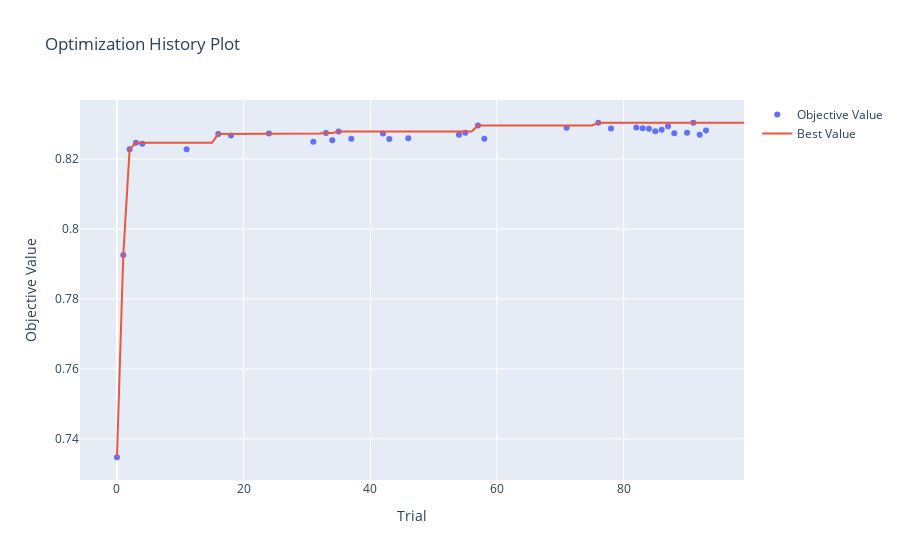
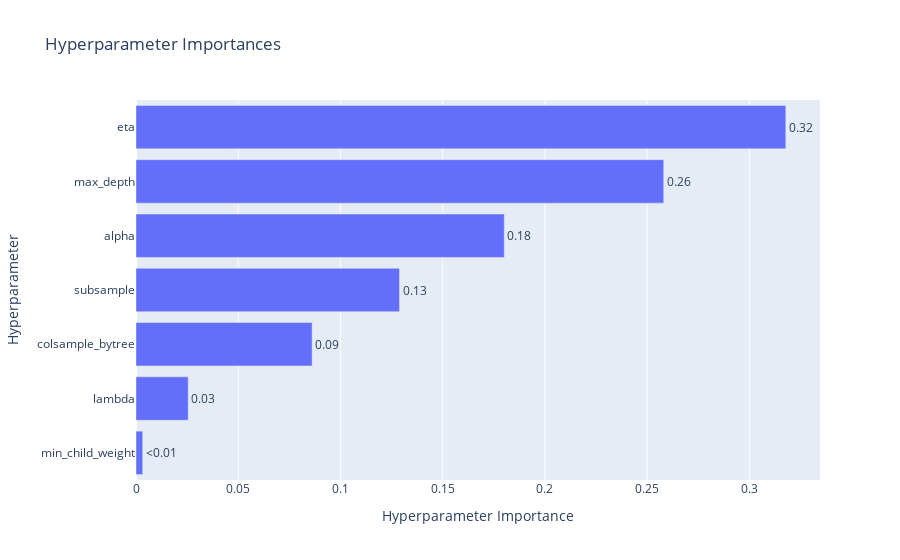
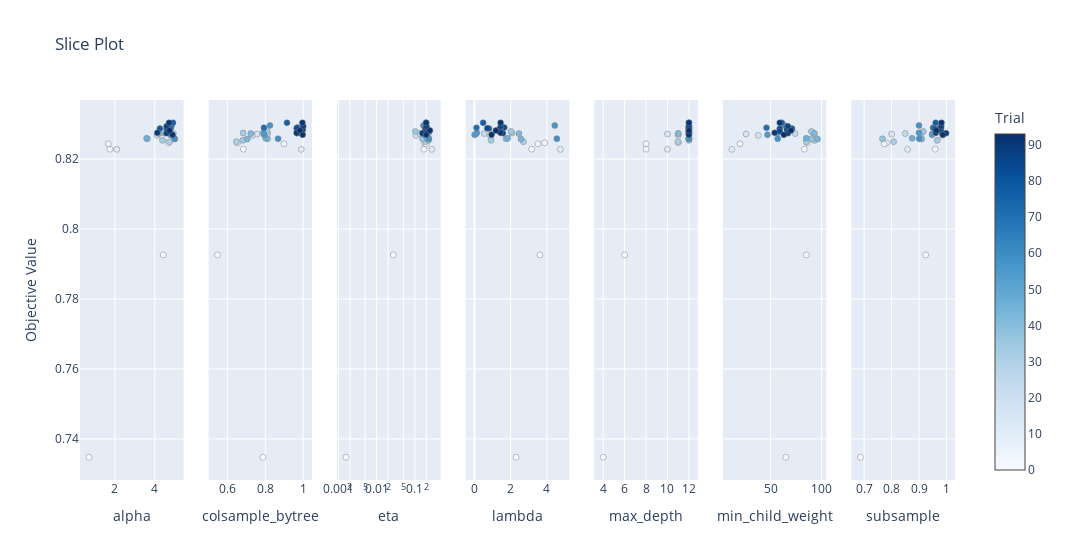

Notebook code cell kept with these figures, in order:
### Code cell
# 1. Best trial summary
best = xgb_study1.best_trial
print(f"✅ Best AUC: {best.value:.6f}")
print("✅ Best Parameters:")
for k, v in best.params.items():
    print(f"  {k}: {v}")

# 2. Trial counts
completed = sum(t.state == optuna.trial.TrialState.COMPLETE for t in xgb_study1.trials)
pruned = sum(t.state == optuna.trial.TrialState.PRUNED for t in xgb_study1.trials)
print(f"\nTrials Completed: {completed}")
print(f"🪓 Trials Pruned:    {pruned}")
print(f"🧮 Total Trials:     {len(xgb_study1.trials)}")

# 3. Optimization history (interactive)
vis.plot_optimization_history(xgb_study1).show()

# 4. Parameter importances (interactive)
vis.plot_param_importances(xgb_study1).show()

vis.plot_slice(xgb_study1).show()

### Figure 1 — Plotly figure (JSON) as saved in the notebook; plotly's stock layout.template omitted (floating-point values rounded to 4 significant figures)
{"data": [{"mode": "markers", "name": "Objective Value", "type": "scatter", "x": [0, 1, 2, 3, 4, 11, 16, 18, 24, 31, 33, 34, 35, 37, 42, 43, 46, 54, 55, 57, 58, 71, 76, 78, 82, 83, 84, 85, 86, 87, 88, 90, 91, 92, 93], "y": [0.7348, 0.7926, 0.8228, 0.8246, 0.8243, 0.8228, 0.8271, 0.8268, 0.8273, 0.825, 0.8274, 0.8253, 0.8279, 0.8258, 0.8273, 0.8257, 0.8259, 0.8269, 0.8275, 0.8296, 0.8258, 0.829, 0.8304, 0.8287, 0.829, 0.8288, 0.8287, 0.828, 0.8284, 0.8294, 0.8274, 0.8275, 0.8304, 0.8269, 0.8281]}, {"mode": "lines", "name": "Best Value", "type": "scatter", "x": [0, 1, 2, 3, 4, 5, 6, 7, 8, 9, 10, 11, 12, 13, 14, 15, 16, 17, 18, 19, 20, 21, 22, 23, 24, 25, 26, 27, 28, 29, 30, 31, 32, 33, 34, 35, 36, 37, 38, 39, 40, 41, 42, 43, 44, 45, 46, 47, 48, 49, 50, 51, 52, 53, 54, 55, 56, 57, 58, 59, 60, 61, 62, 63, 64, 65, 66, 67, 68, 69, 70, 71, 72, 73, 74, 75, 76, 77, 78, 79, 80, 81, 82, 83, 84, 85, 86, 87, 88, 89, 90, 91, 92, 93, 94, 95, 96, 97, 98, 99], "y": [0.7348, 0.7926, 0.8228, 0.8246, 0.8246, 0.8246, 0.8246, 0.8246, 0.8246, 0.8246, 0.8246, 0.8246, 0.8246, 0.8246, 0.8246, 0.8246, 0.8271, 0.8271, 0.8271, 0.8271, 0.8271, 0.8271, 0.8271, 0.8271, 0.8273, 0.8273, 0.8273, 0.8273, 0.8273, 0.8273, 0.8273, 0.8273, 0.8273, 0.8274, 0.8274, 0.8279, 0.8279, 0.8279, 0.8279, 0.8279, 0.8279, 0.8279, 0.8279, 0.8279, 0.8279, 0.8279, 0.8279, 0.8279, 0.8279, 0.8279, 0.8279, 0.8279, 0.8279, 0.8279, 0.8279, 0.8279, 0.8279, 0.8296, 0.8296, 0.8296, 0.8296, 0.8296, 0.8296, 0.8296, 0.8296, 0.8296, 0.8296, 0.8296, 0.8296, 0.8296, 0.8296, 0.8296, 0.8296, 0.8296, 0.8296, 0.8296, 0.8304, 0.8304, 0.8304, 0.8304, 0.8304, 0.8304, 0.8304, 0.8304, 0.8304, 0.8304, 0.8304, 0.8304, 0.8304, 0.8304, 0.8304, 0.8304, 0.8304, 0.8304, 0.8304, 0.8304, 0.8304, 0.8304, 0.8304, 0.8304]}, {"marker": {"color": "#cccccc"}, "mode": "markers", "name": "Infeasible Trial", "showlegend": false, "type": "scatter", "x": [], "y": []}], "layout": {"title": {"text": "Optimization History Plot"}, "xaxis": {"title": {"text": "Trial"}}, "yaxis": {"title": {"text": "Objective Value"}}}}

### Figure 2 — Plotly figure (JSON) as saved in the notebook; plotly's stock layout.template omitted (floating-point values rounded to 4 significant figures)
{"data": [{"cliponaxis": false, "hovertemplate": ["min_child_weight (IntDistribution): 0.0032817020961162205<extra></extra>", "lambda (FloatDistribution): 0.02554109322522601<extra></extra>", "colsample_bytree (FloatDistribution): 0.08615261072625321<extra></extra>", "subsample (FloatDistribution): 0.1289113241662544<extra></extra>", "alpha (FloatDistribution): 0.18013978788431348<extra></extra>", "max_depth (IntDistribution): 0.25813277688286<extra></extra>", "eta (FloatDistribution): 0.3178407050189767<extra></extra>"], "name": "Objective Value", "orientation": "h", "text": ["<0.01", "0.03", "0.09", "0.13", "0.18", "0.26", "0.32"], "textposition": "outside", "type": "bar", "x": [0.003282, 0.02554, 0.08615, 0.1289, 0.1801, 0.2581, 0.3178], "y": ["min_child_weight", "lambda", "colsample_bytree", "subsample", "alpha", "max_depth", "eta"]}], "layout": {"title": {"text": "Hyperparameter Importances"}, "xaxis": {"title": {"text": "Hyperparameter Importance"}}, "yaxis": {"title": {"text": "Hyperparameter"}}}}

### Figure 3 — Plotly figure (JSON) as saved in the notebook; plotly's stock layout.template omitted (floating-point values rounded to 4 significant figures)
{"data": [{"marker": {"color": [0, 1, 2, 3, 4, 11, 16, 18, 24, 31, 33, 34, 35, 37, 42, 43, 46, 54, 55, 57, 58, 71, 76, 78, 82, 83, 84, 85, 86, 87, 88, 90, 91, 92, 93], "colorbar": {"title": {"text": "Trial"}, "x": 1, "xpad": 40}, "colorscale": [[0, "rgb(247,251,255)"], [0.125, "rgb(222,235,247)"], [0.25, "rgb(198,219,239)"], [0.375, "rgb(158,202,225)"], [0.5, "rgb(107,174,214)"], [0.625, "rgb(66,146,198)"], [0.75, "rgb(33,113,181)"], [0.875, "rgb(8,81,156)"], [1, "rgb(8,48,107)"]], "line": {"color": "Grey", "width": 0.5}, "showscale": true}, "mode": "markers", "name": "Feasible Trial", "showlegend": false, "type": "scatter", "x": [0.6984, 4.425, 1.752, 4.687, 1.669, 2.096, 4.798, 4.117, 4.935, 4.744, 4.473, 4.385, 4.428, 3.625, 4.205, 4.996, 3.59, 4.787, 4.791, 4.843, 4.992, 4.809, 4.913, 4.258, 4.644, 4.609, 4.609, 4.651, 4.62, 4.593, 4.585, 4.126, 4.716, 4.891, 4.732], "xaxis": "x", "y": [0.7348, 0.7926, 0.8228, 0.8246, 0.8243, 0.8228, 0.8271, 0.8268, 0.8273, 0.825, 0.8274, 0.8253, 0.8279, 0.8258, 0.8273, 0.8257, 0.8259, 0.8269, 0.8275, 0.8296, 0.8258, 0.829, 0.8304, 0.8287, 0.829, 0.8288, 0.8287, 0.828, 0.8284, 0.8294, 0.8274, 0.8275, 0.8304, 0.8269, 0.8281], "yaxis": "y"}, {"marker": {"color": [0, 1, 2, 3, 4, 11, 16, 18, 24, 31, 33, 34, 35, 37, 42, 43, 46, 54, 55, 57, 58, 71, 76, 78, 82, 83, 84, 85, 86, 87, 88, 90, 91, 92, 93], "colorbar": {"title": {"text": "Trial"}, "x": 1, "xpad": 40}, "colorscale": [[0, "rgb(247,251,255)"], [0.125, "rgb(222,235,247)"], [0.25, "rgb(198,219,239)"], [0.375, "rgb(158,202,225)"], [0.5, "rgb(107,174,214)"], [0.625, "rgb(66,146,198)"], [0.75, "rgb(33,113,181)"], [0.875, "rgb(8,81,156)"], [1, "rgb(8,48,107)"]], "line": {"color": "Grey", "width": 0.5}, "showscale": false}, "mode": "markers", "name": "Feasible Trial", "showlegend": false, "type": "scatter", "x": [0.7879, 0.5484, 0.6845, 0.6535, 0.8986, 0.9895, 0.7566, 0.7332, 0.8122, 0.6482, 0.6833, 0.682, 0.8103, 0.8121, 0.7242, 0.7049, 0.8025, 0.7937, 0.7904, 0.8247, 0.8675, 0.7928, 0.9144, 0.971, 0.9693, 0.9657, 0.9959, 0.9943, 0.9973, 1.0, 0.9686, 0.9651, 0.9957, 0.9972, 0.9828], "xaxis": "x2", "y": [0.7348, 0.7926, 0.8228, 0.8246, 0.8243, 0.8228, 0.8271, 0.8268, 0.8273, 0.825, 0.8274, 0.8253, 0.8279, 0.8258, 0.8273, 0.8257, 0.8259, 0.8269, 0.8275, 0.8296, 0.8258, 0.829, 0.8304, 0.8287, 0.829, 0.8288, 0.8287, 0.828, 0.8284, 0.8294, 0.8274, 0.8275, 0.8304, 0.8269, 0.8281], "yaxis": "y2"}, {"marker": {"color": [0, 1, 2, 3, 4, 11, 16, 18, 24, 31, 33, 34, 35, 37, 42, 43, 46, 54, 55, 57, 58, 71, 76, 78, 82, 83, 84, 85, 86, 87, 88, 90, 91, 92, 93], "colorbar": {"title": {"text": "Trial"}, "x": 1, "xpad": 40}, "colorscale": [[0, "rgb(247,251,255)"], [0.125, "rgb(222,235,247)"], [0.25, "rgb(198,219,239)"], [0.375, "rgb(158,202,225)"], [0.5, "rgb(107,174,214)"], [0.625, "rgb(66,146,198)"], [0.75, "rgb(33,113,181)"], [0.875, "rgb(8,81,156)"], [1, "rgb(8,48,107)"]], "line": {"color": "Grey", "width": 0.5}, "showscale": false}, "mode": "markers", "name": "Feasible Trial", "showlegend": false, "type": "scatter", "x": [0.001585, 0.0274, 0.173, 0.1766, 0.1977, 0.2781, 0.1637, 0.1068, 0.1353, 0.1915, 0.2237, 0.2283, 0.1036, 0.1599, 0.2254, 0.2221, 0.2127, 0.1828, 0.1791, 0.1688, 0.2344, 0.1912, 0.1981, 0.2095, 0.1934, 0.1923, 0.1905, 0.1866, 0.1936, 0.2004, 0.1575, 0.2031, 0.1983, 0.1993, 0.2481], "xaxis": "x3", "y": [0.7348, 0.7926, 0.8228, 0.8246, 0.8243, 0.8228, 0.8271, 0.8268, 0.8273, 0.825, 0.8274, 0.8253, 0.8279, 0.8258, 0.8273, 0.8257, 0.8259, 0.8269, 0.8275, 0.8296, 0.8258, 0.829, 0.8304, 0.8287, 0.829, 0.8288, 0.8287, 0.828, 0.8284, 0.8294, 0.8274, 0.8275, 0.8304, 0.8269, 0.8281], "yaxis": "y3"}, {"marker": {"color": [0, 1, 2, 3, 4, 11, 16, 18, 24, 31, 33, 34, 35, 37, 42, 43, 46, 54, 55, 57, 58, 71, 76, 78, 82, 83, 84, 85, 86, 87, 88, 90, 91, 92, 93], "colorbar": {"title": {"text": "Trial"}, "x": 1, "xpad": 40}, "colorscale": [[0, "rgb(247,251,255)"], [0.125, "rgb(222,235,247)"], [0.25, "rgb(198,219,239)"], [0.375, "rgb(158,202,225)"], [0.5, "rgb(107,174,214)"], [0.625, "rgb(66,146,198)"], [0.75, "rgb(33,113,181)"], [0.875, "rgb(8,81,156)"], [1, "rgb(8,48,107)"]], "line": {"color": "Grey", "width": 0.5}, "showscale": false}, "mode": "markers", "name": "Feasible Trial", "showlegend": false, "type": "scatter", "x": [2.307, 3.613, 3.166, 3.884, 3.509, 4.747, 0.07991, 0.8685, 0.5421, 2.709, 2.068, 0.9189, 2.018, 1.746, 2.455, 2.569, 1.837, 0.01295, 0.1361, 4.44, 4.554, 0.115, 0.4824, 0.8061, 1.651, 0.7121, 1.453, 1.367, 1.356, 1.451, 1.569, 1.444, 1.448, 0.9486, 1.187], "xaxis": "x4", "y": [0.7348, 0.7926, 0.8228, 0.8246, 0.8243, 0.8228, 0.8271, 0.8268, 0.8273, 0.825, 0.8274, 0.8253, 0.8279, 0.8258, 0.8273, 0.8257, 0.8259, 0.8269, 0.8275, 0.8296, 0.8258, 0.829, 0.8304, 0.8287, 0.829, 0.8288, 0.8287, 0.828, 0.8284, 0.8294, 0.8274, 0.8275, 0.8304, 0.8269, 0.8281], "yaxis": "y4"}, {"marker": {"color": [0, 1, 2, 3, 4, 11, 16, 18, 24, 31, 33, 34, 35, 37, 42, 43, 46, 54, 55, 57, 58, 71, 76, 78, 82, 83, 84, 85, 86, 87, 88, 90, 91, 92, 93], "colorbar": {"title": {"text": "Trial"}, "x": 1, "xpad": 40}, "colorscale": [[0, "rgb(247,251,255)"], [0.125, "rgb(222,235,247)"], [0.25, "rgb(198,219,239)"], [0.375, "rgb(158,202,225)"], [0.5, "rgb(107,174,214)"], [0.625, "rgb(66,146,198)"], [0.75, "rgb(33,113,181)"], [0.875, "rgb(8,81,156)"], [1, "rgb(8,48,107)"]], "line": {"color": "Grey", "width": 0.5}, "showscale": false}, "mode": "markers", "name": "Feasible Trial", "showlegend": false, "type": "scatter", "x": [4, 6, 8, 11, 8, 10, 10, 11, 11, 11, 12, 12, 12, 12, 11, 12, 12, 12, 12, 12, 12, 12, 12, 12, 12, 12, 12, 12, 12, 12, 12, 12, 12, 12, 12], "xaxis": "x5", "y": [0.7348, 0.7926, 0.8228, 0.8246, 0.8243, 0.8228, 0.8271, 0.8268, 0.8273, 0.825, 0.8274, 0.8253, 0.8279, 0.8258, 0.8273, 0.8257, 0.8259, 0.8269, 0.8275, 0.8296, 0.8258, 0.829, 0.8304, 0.8287, 0.829, 0.8288, 0.8287, 0.828, 0.8284, 0.8294, 0.8274, 0.8275, 0.8304, 0.8269, 0.8281], "yaxis": "y5"}, {"marker": {"color": [0, 1, 2, 3, 4, 11, 16, 18, 24, 31, 33, 34, 35, 37, 42, 43, 46, 54, 55, 57, 58, 71, 76, 78, 82, 83, 84, 85, 86, 87, 88, 90, 91, 92, 93], "colorbar": {"title": {"text": "Trial"}, "x": 1, "xpad": 40}, "colorscale": [[0, "rgb(247,251,255)"], [0.125, "rgb(222,235,247)"], [0.25, "rgb(198,219,239)"], [0.375, "rgb(158,202,225)"], [0.5, "rgb(107,174,214)"], [0.625, "rgb(66,146,198)"], [0.75, "rgb(33,113,181)"], [0.875, "rgb(8,81,156)"], [1, "rgb(8,48,107)"]], "line": {"color": "Grey", "width": 0.5}, "showscale": false}, "mode": "markers", "name": "Feasible Trial", "showlegend": false, "type": "scatter", "x": [65, 85, 83, 86, 20, 12, 26, 38, 74, 85, 92, 93, 90, 90, 93, 96, 85, 47, 57, 64, 57, 46, 61, 71, 66, 67, 59, 59, 66, 67, 67, 54, 59, 63, 70], "xaxis": "x6", "y": [0.7348, 0.7926, 0.8228, 0.8246, 0.8243, 0.8228, 0.8271, 0.8268, 0.8273, 0.825, 0.8274, 0.8253, 0.8279, 0.8258, 0.8273, 0.8257, 0.8259, 0.8269, 0.8275, 0.8296, 0.8258, 0.829, 0.8304, 0.8287, 0.829, 0.8288, 0.8287, 0.828, 0.8284, 0.8294, 0.8274, 0.8275, 0.8304, 0.8269, 0.8281], "yaxis": "y6"}, {"marker": {"color": [0, 1, 2, 3, 4, 11, 16, 18, 24, 31, 33, 34, 35, 37, 42, 43, 46, 54, 55, 57, 58, 71, 76, 78, 82, 83, 84, 85, 86, 87, 88, 90, 91, 92, 93], "colorbar": {"title": {"text": "Trial"}, "x": 1, "xpad": 40}, "colorscale": [[0, "rgb(247,251,255)"], [0.125, "rgb(222,235,247)"], [0.25, "rgb(198,219,239)"], [0.375, "rgb(158,202,225)"], [0.5, "rgb(107,174,214)"], [0.625, "rgb(66,146,198)"], [0.75, "rgb(33,113,181)"], [0.875, "rgb(8,81,156)"], [1, "rgb(8,48,107)"]], "line": {"color": "Grey", "width": 0.5}, "showscale": false}, "mode": "markers", "name": "Feasible Trial", "showlegend": false, "type": "scatter", "x": [0.6863, 0.9242, 0.9586, 0.7813, 0.7731, 0.8583, 0.8003, 0.9856, 0.8498, 0.8075, 0.9089, 0.9663, 0.9153, 0.7669, 0.9492, 0.9099, 0.8748, 0.9476, 0.8998, 0.8999, 0.9005, 0.9513, 0.9606, 0.9563, 0.9788, 0.9759, 0.9798, 0.9805, 0.9764, 0.9806, 0.9985, 0.9613, 0.9817, 0.9863, 0.9628], "xaxis": "x7", "y": [0.7348, 0.7926, 0.8228, 0.8246, 0.8243, 0.8228, 0.8271, 0.8268, 0.8273, 0.825, 0.8274, 0.8253, 0.8279, 0.8258, 0.8273, 0.8257, 0.8259, 0.8269, 0.8275, 0.8296, 0.8258, 0.829, 0.8304, 0.8287, 0.829, 0.8288, 0.8287, 0.828, 0.8284, 0.8294, 0.8274, 0.8275, 0.8304, 0.8269, 0.8281], "yaxis": "y7"}], "layout": {"title": {"text": "Slice Plot"}, "width": 2100, "xaxis": {"anchor": "y", "domain": [0, 0.1184], "title": {"text": "alpha"}}, "xaxis2": {"anchor": "y2", "domain": [0.1469, 0.2653], "title": {"text": "colsample_bytree"}}, "xaxis3": {"anchor": "y3", "domain": [0.2939, 0.4122], "title": {"text": "eta"}, "type": "log"}, "xaxis4": {"anchor": "y4", "domain": [0.4408, 0.5592], "title": {"text": "lambda"}}, "xaxis5": {"anchor": "y5", "domain": [0.5878, 0.7061], "title": {"text": "max_depth"}}, "xaxis6": {"anchor": "y6", "domain": [0.7347, 0.8531], "title": {"text": "min_child_weight"}}, "xaxis7": {"anchor": "y7", "domain": [0.8816, 1.0], "title": {"text": "subsample"}}, "yaxis": {"anchor": "x", "domain": [0, 1], "title": {"text": "Objective Value"}}, "yaxis2": {"anchor": "x2", "domain": [0, 1], "matches": "y", "showticklabels": false}, "yaxis3": {"anchor": "x3", "domain": [0, 1], "matches": "y", "showticklabels": false}, "yaxis4": {"anchor": "x4", "domain": [0, 1], "matches": "y", "showticklabels": false}, "yaxis5": {"anchor": "x5", "domain": [0, 1], "matches": "y", "showticklabels": false}, "yaxis6": {"anchor": "x6", "domain": [0, 1], "matches": "y", "showticklabels": false}, "yaxis7": {"anchor": "x7", "domain": [0, 1], "matches": "y", "showticklabels": false}}}
